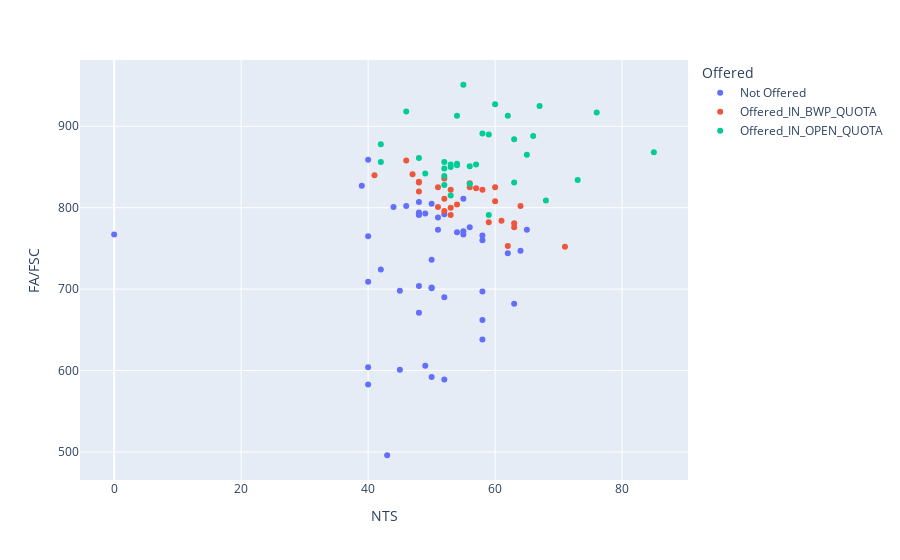

The code cell stored with this chart in its notebook:
### Code cell
# Visulize BSIT Applicants
import plotly.express as px
import pandas as pd
df = pd.read_csv('dataset/fall18/2018-12-11-bs-it-fall18.csv')
#print(df.columns)
fig = px.scatter(df, x="NTS", y="FA/FSC",color="Offered",hover_data=['Domicile'])
fig.show()

### Figure 1 — Plotly figure (JSON) as saved in the notebook; plotly's stock layout.template omitted (floating-point values rounded to 4 significant figures)
{"data": [{"customdata": [["OPEN"], ["Bahawalpur"], ["Bahawalpur"], ["Bahawalpur"], ["Bahawalpur"], ["Bahawalpur"], ["Bahawalpur"], ["Bahawalpur"], ["Bahawalpur"], ["Bahawalpur"], ["Bahawalpur"], ["Bahawalpur"], ["Bahawalpur"], ["Bahawalpur"], ["Bahawalpur"], ["Bahawalpur"], ["Bahawalpur"], ["Bahawalpur"], ["Bahawalpur"], ["Bahawalpur"], ["Bahawalpur"], ["Bahawalpur"], ["Bahawalpur"], ["Bahawalpur"], ["Bahawalpur"], ["Bahawalpur"], ["Bahawalpur"], ["Bahawalpur"], ["Bahawalpur"], ["Bahawalpur"], ["Bahawalpur"], ["Bahawalpur"], ["Bahawalpur"], ["Bahawalpur"], ["OPEN"], ["OPEN"], ["OPEN"], ["OPEN"], ["OPEN"], ["Bahawalpur"], ["Bahawalpur"], ["OPEN"], ["OPEN"], ["OPEN"], ["OPEN"]], "hovertemplate": "Offered=Not Offered<br>NTS=%{x}<br>FA/FSC=%{y}<br>Domicile=%{customdata[0]}<extra></extra>", "legendgroup": "Not Offered", "marker": {"color": "#636efa", "symbol": "circle"}, "mode": "markers", "name": "Not Offered", "showlegend": true, "type": "scatter", "x": [0, 58, 50, 49, 48, 55, 48, 58, 39, 50, 62, 43, 48, 48, 51, 49, 40, 64, 58, 63, 56, 58, 45, 52, 54, 42, 55, 55, 51, 46, 52, 58, 40, 40, 48, 52, 50, 45, 40, 65, 44, 50, 40, 48, 50], "xaxis": "x", "y": [767, 766, 701, 606, 807, 767, 792, 760, 827, 805, 744, 496, 671, 791, 788, 793, 604, 747, 662, 682, 776, 638, 698, 589, 770, 724, 771, 811, 773, 802, 792, 697, 583, 859, 704, 690, 592, 601, 709, 773, 801, 736, 765, 794, 702], "yaxis": "y"}, {"customdata": [["Bahawalpur"], ["Bahawalpur"], ["Bahawalpur"], ["Bahawalpur"], ["Bahawalpur"], ["Bahawalpur"], ["Bahawalpur"], ["Bahawalpur"], ["Bahawalpur"], ["Bahawalpur"], ["Bahawalpur"], ["Bahawalpur"], ["Bahawalpur"], ["Bahawalpur"], ["Bahawalpur"], ["Bahawalpur"], ["Bahawalpur"], ["Bahawalpur"], ["Bahawalpur"], ["Bahawalpur"], ["Bahawalpur"], ["Bahawalpur"], ["Bahawalpur"], ["Bahawalpur"], ["Bahawalpur"], ["Bahawalpur"], ["Bahawalpur"], ["Bahawalpur"]], "hovertemplate": "Offered=Offered_IN_BWP_QUOTA<br>NTS=%{x}<br>FA/FSC=%{y}<br>Domicile=%{customdata[0]}<extra></extra>", "legendgroup": "Offered_IN_BWP_QUOTA", "marker": {"color": "#EF553B", "symbol": "circle"}, "mode": "markers", "name": "Offered_IN_BWP_QUOTA", "showlegend": true, "type": "scatter", "x": [60, 52, 48, 52, 46, 47, 54, 56, 64, 71, 58, 62, 60, 53, 59, 53, 56, 53, 61, 52, 63, 57, 63, 48, 51, 48, 41, 51], "xaxis": "x", "y": [825, 796, 820, 836, 858, 841, 804, 825, 802, 752, 822, 753, 808, 800, 782, 822, 830, 791, 784, 811, 776, 824, 781, 831, 801, 832, 840, 825], "yaxis": "y"}, {"customdata": [["Bahawalpur"], ["Bahawalpur"], ["Bahawalpur"], ["Bahawalpur"], ["Bahawalpur"], ["Bahawalpur"], ["OPEN"], ["OPEN"], ["OPEN"], ["OPEN"], ["OPEN"], ["OPEN"], ["OPEN"], ["OPEN"], ["OPEN"], ["OPEN"], ["OPEN"], ["OPEN"], ["OPEN"], ["OPEN"], ["OPEN"], ["OPEN"], ["OPEN"], ["OPEN"], ["OPEN"], ["OPEN"], ["OPEN"], ["OPEN"], ["OPEN"], ["OPEN"], ["OPEN"], ["OPEN"], ["OPEN"]], "hovertemplate": "Offered=Offered_IN_OPEN_QUOTA<br>NTS=%{x}<br>FA/FSC=%{y}<br>Domicile=%{customdata[0]}<extra></extra>", "legendgroup": "Offered_IN_OPEN_QUOTA", "marker": {"color": "#00cc96", "symbol": "circle"}, "mode": "markers", "name": "Offered_IN_OPEN_QUOTA", "showlegend": true, "type": "scatter", "x": [65, 53, 54, 53, 58, 85, 56, 48, 53, 52, 63, 73, 49, 52, 60, 46, 42, 59, 56, 42, 62, 54, 59, 55, 66, 67, 76, 52, 63, 54, 52, 57, 68], "xaxis": "x", "y": [865, 850, 913, 853, 891, 868, 829, 861, 815, 856, 884, 834, 842, 828, 927, 918, 856, 890, 851, 878, 913, 854, 791, 951, 888, 925, 917, 839, 831, 852, 848, 853, 809], "yaxis": "y"}], "layout": {"legend": {"title": {"text": "Offered"}, "tracegroupgap": 0}, "margin": {"t": 60}, "xaxis": {"anchor": "y", "domain": [0, 1], "title": {"text": "NTS"}}, "yaxis": {"anchor": "x", "domain": [0, 1], "title": {"text": "FA/FSC"}}}}
